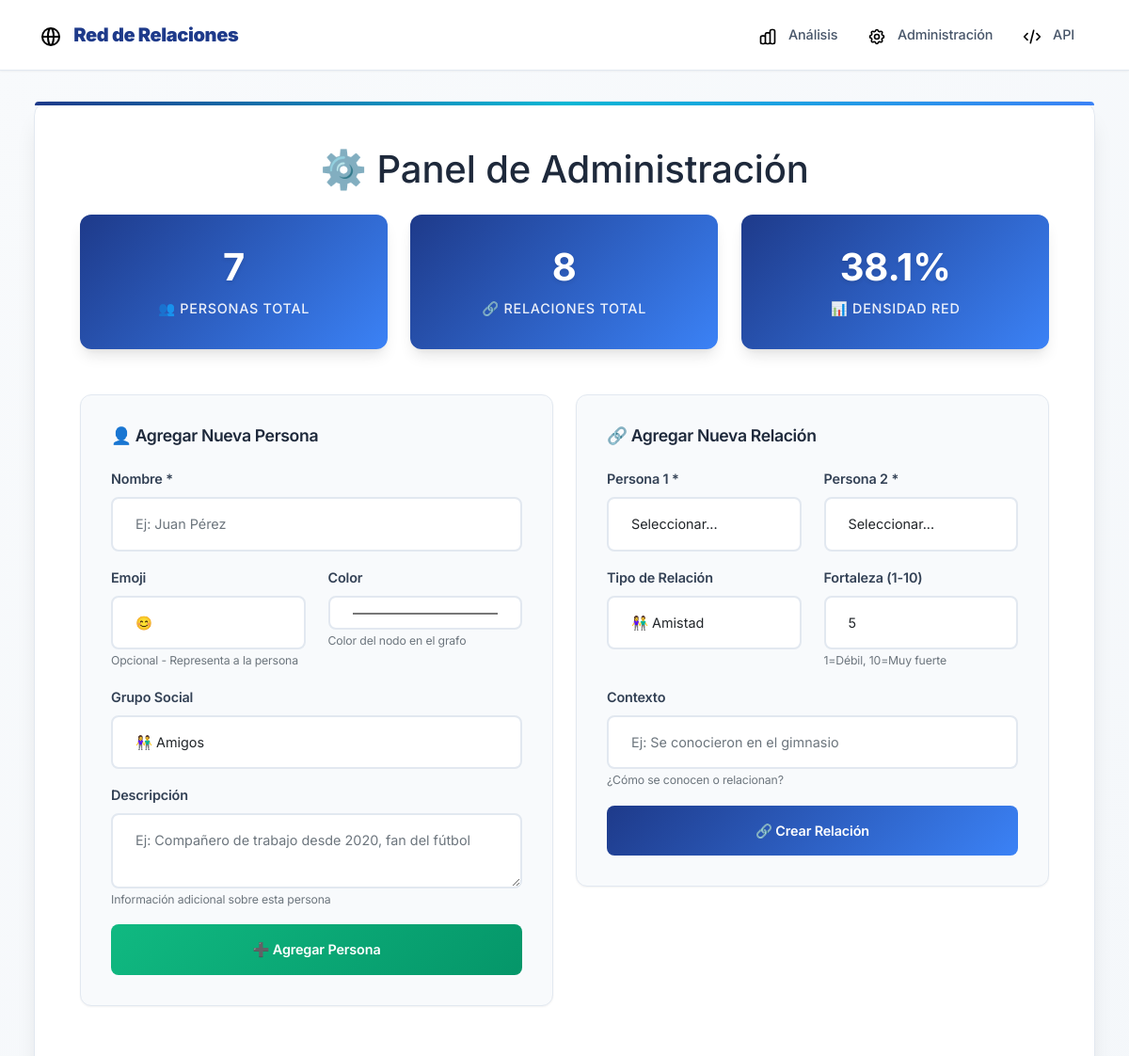
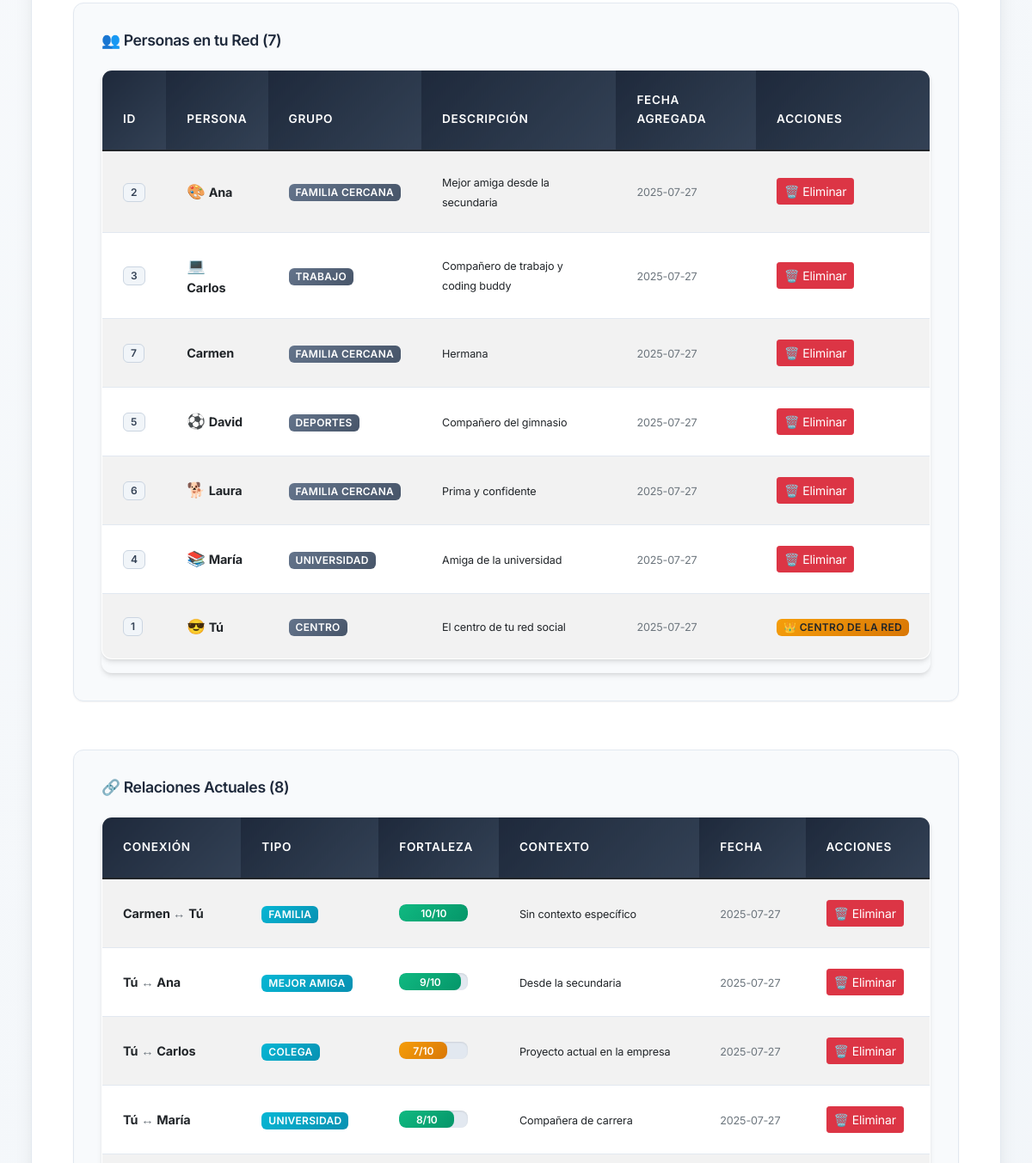
/admin (upper part), run on an earlier commit of the app's database (2 pictures, top to bottom).
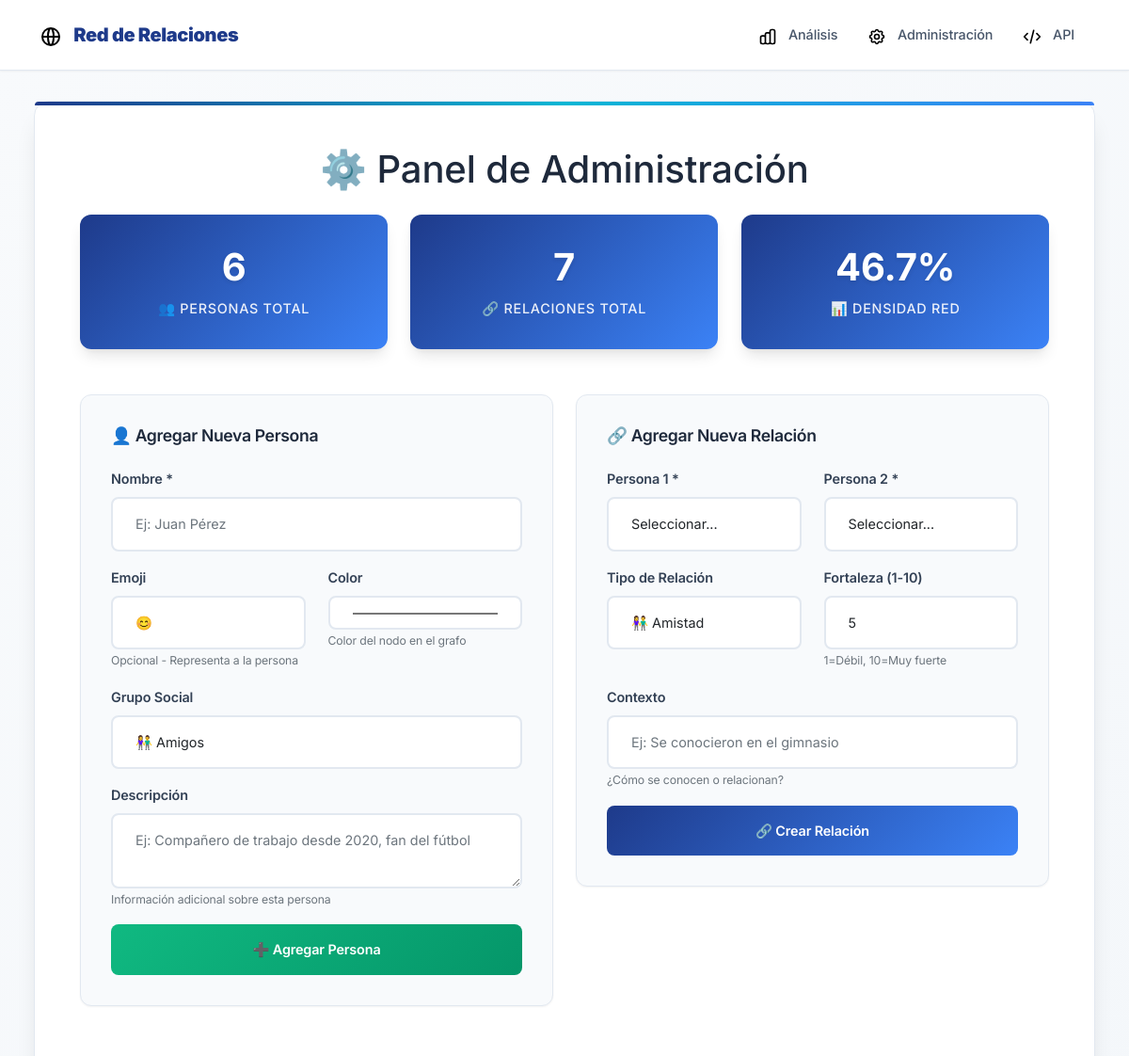
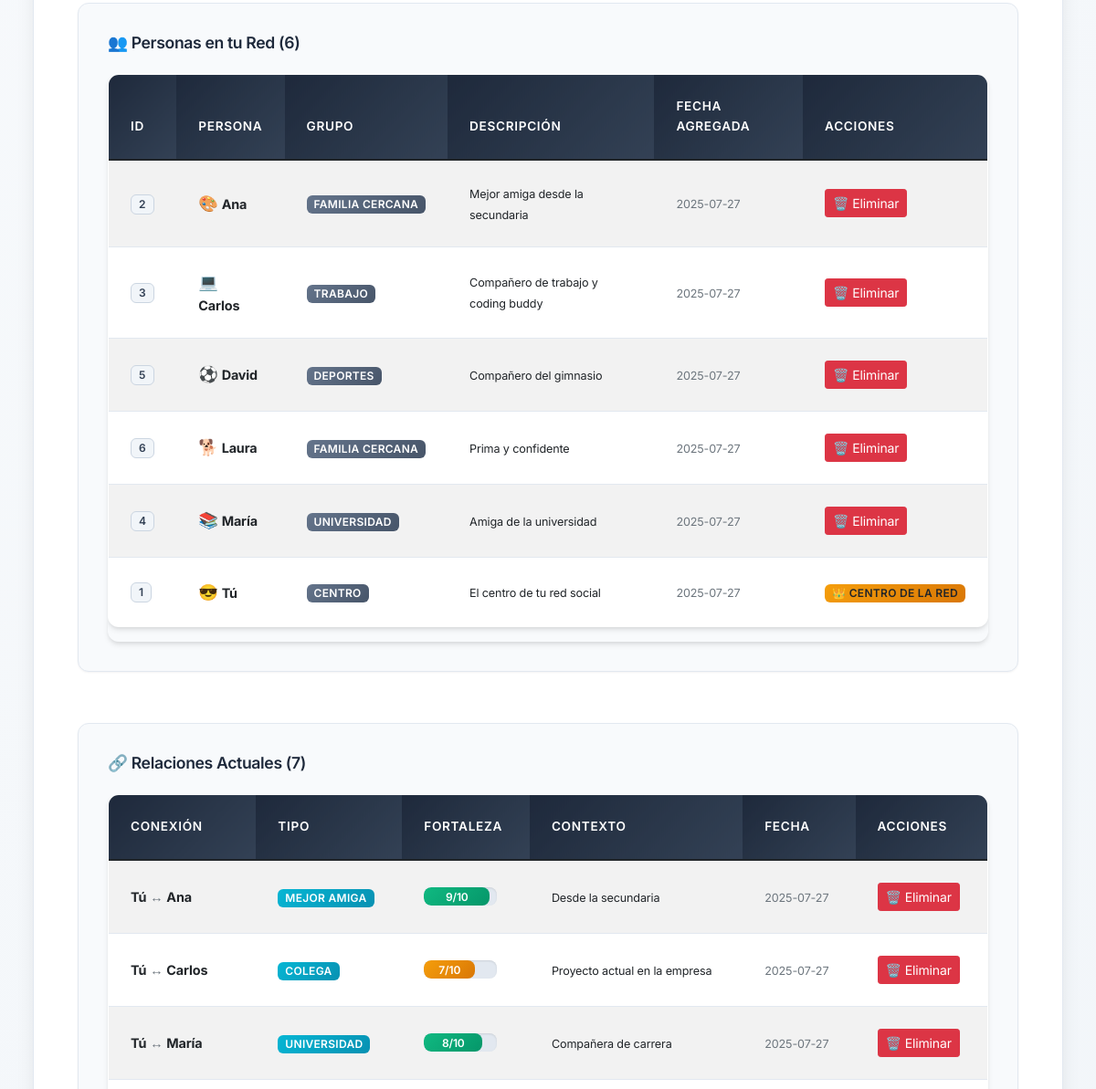
And on a later commit of the database (2 pictures, top to bottom).
### tables this page shows
CREATE TABLE personas (
            id INTEGER PRIMARY KEY AUTOINCREMENT,
            nombre TEXT NOT NULL UNIQUE,
            emoji TEXT DEFAULT '😊',
            grupo TEXT DEFAULT 'amigos',
            color TEXT DEFAULT '#4ecdc4',
            descripcion TEXT,
            fecha_creacion TIMESTAMP DEFAULT CURRENT_TIMESTAMP
        );

CREATE TABLE relaciones (
            id INTEGER PRIMARY KEY AUTOINCREMENT,
            persona1_id INTEGER,
            persona2_id INTEGER,
            tipo TEXT DEFAULT 'amistad',
            fortaleza INTEGER DEFAULT 5,
            contexto TEXT,
            fecha_creacion TIMESTAMP DEFAULT CURRENT_TIMESTAMP,
            FOREIGN KEY (persona1_id) REFERENCES personas (id),
            FOREIGN KEY (persona2_id) REFERENCES personas (id),
            UNIQUE(persona1_id, persona2_id)
        );

### app.py (the view)
@app.route('/admin')
def admin():
    conn = get_db_connection()
    personas = conn.execute('SELECT * FROM personas ORDER BY nombre').fetchall()
    relaciones = conn.execute('''
        SELECT r.*, p1.nombre as persona1_nombre, p2.nombre as persona2_nombre
        FROM relaciones r
        JOIN personas p1 ON r.persona1_id = p1.id
        JOIN personas p2 ON r.persona2_id = p2.id
        ORDER BY r.fecha_creacion DESC
    ''').fetchall()
    conn.close()
    return render_template('admin.html', personas=personas, relaciones=relaciones)

### app.py (called while the page is built)
def get_db_connection():
    conn = sqlite3.connect(DATABASE)
    conn.row_factory = sqlite3.Row
    return conn

### templates/admin.html (shortened to what this page needs)
{% extends "base.html" %}
{% block content %}
<div class="main-container">
    <h1 class="text-center mb-4">⚙️ Panel de Administración</h1>
    <div class="row mb-4">
        <div class="col-md-4">
            <div class="stats-card">
                <h3>{{ personas|length }}</h3>
                <p class="mb-0">👥 Personas Total</p>
            </div>
        </div>
        <div class="col-md-4">
            <div class="stats-card">
                <h3>{{ relaciones|length }}</h3>
                <p class="mb-0">🔗 Relaciones Total</p>
            </div>
        </div>
        <div class="col-md-4">
            <div class="stats-card">
                <h3>{{ ((relaciones|length / ((personas|length * (personas|length - 1)) / 2)) * 100)|round(1) if personas|length > 1 else 0 }}%</h3>
                <p class="mb-0">📊 Densidad Red</p>
            </div>
        </div>
    </div>
    <div class="row">
        <div class="col-md-6">
            <div class="admin-panel">
                <h4>👤 Agregar Nueva Persona</h4>
                <form method="POST" action="{{ url_for('agregar_persona') }}">
                    <div class="mb-3">
                        <label class="form-label">Nombre *</label>
                        <input type="text" class="form-control" name="nombre" required placeholder="Ej: Juan Pérez">
                    </div>
                    <div class="row">
                        <div class="col-md-6">
                            <label class="form-label">Emoji</label>
                            <input type="text" class="form-control" name="emoji" placeholder="😊" maxlength="2">
                            <small class="text-muted">Opcional - Representa a la persona</small>
                        </div>
                        <div class="col-md-6">
                            <label class="form-label">Color</label>
                            <input type="color" class="form-control" name="color" value="#4ecdc4">
                            <small class="text-muted">Color del nodo en el grafo</small>
                        </div>
                    </div>
                    <div class="mb-3 mt-3">
                        <label class="form-label">Grupo Social</label>
                        <select class="form-control" name="grupo">
                            <option value="amigos">👫 Amigos</option>
                        </select>
                    </div>
                    <div class="mb-3">
                        <label class="form-label">Descripción</label>
                        <textarea class="form-control" name="descripcion" rows="2" placeholder="Ej: Compañero de trabajo desde 2020, fan del fútbol"></textarea>
                        <small class="text-muted">Información adicional sobre esta persona</small>
                    </div>
                    <button type="submit" class="btn btn-success btn-custom w-100">➕ Agregar Persona</button>
                </form>
            </div>
        </div>
        <div class="col-md-6">
            <div class="admin-panel">
                <h4>🔗 Agregar Nueva Relación</h4>
                <form method="POST" action="{{ url_for('agregar_relacion') }}">
                    <div class="row">
                        <div class="col-md-6">
                            <label class="form-label">Persona 1 *</label>
                            <select class="form-control" name="persona1_id" required>
                                <option value="">Seleccionar...</option>
                            </select>
                        </div>
                        <div class="col-md-6">
                            <label class="form-label">Persona 2 *</label>
                            <select class="form-control" name="persona2_id" required>
                                <option value="">Seleccionar...</option>
                            </select>
                        </div>
                    </div>
                    <div class="row mt-3">
                        <div class="col-md-6">
                            <label class="form-label">Tipo de Relación</label>
                            <select class="form-control" name="tipo">
                                <option value="amistad">👫 Amistad</option>
                            </select>
                        </div>
                        <div class="col-md-6">
                            <label class="form-label">Fortaleza (1-10)</label>
                            <input type="number" class="form-control" name="fortaleza" min="1" max="10" value="5">
                            <small class="text-muted">1=Débil, 10=Muy fuerte</small>
                        </div>
                    </div>
                    <div class="mb-3 mt-3">
                        <label class="form-label">Contexto</label>
                        <input type="text" class="form-control" name="contexto" placeholder="Ej: Se conocieron en el gimnasio">
                        <small class="text-muted">¿Cómo se conocen o relacionan?</small>
                    </div>
                    <button type="submit" class="btn btn-primary btn-custom w-100">🔗 Crear Relación</button>
                </form>
            </div>
        </div>
    </div>
    <div class="row mt-4">
        <div class="col-12">
            <div class="admin-panel">
                <h4>👥 Personas en tu Red ({{ personas|length }})</h4>
                <div class="table-responsive">
                    <table class="table table-striped table-hover">
                        <thead class="table-dark">
                            <tr>
                                <th>ID</th>
                                <th>Persona</th>
                                <th>Grupo</th>
                                <th>Descripción</th>
                                <th>Fecha Agregada</th>
                                <th>Acciones</th>
                            </tr>
                        </thead>
                        <tbody>
                            {% for persona in personas %}
                            <tr>
                                <td><span class="badge bg-light text-dark">{{ persona.id }}</span></td>
                                <td>
                                    <span style="color: {{ persona.color }}; font-size: 1.2em;">{{ persona.emoji }}</span>
                                    <strong>{{ persona.nombre }}</strong>
                                </td>
                                <td>
                                    <span class="badge bg-secondary">{{ persona.grupo.replace('_', ' ').title() }}</span>
                                </td>
                                <td>
                                    <small>{{ persona.descripcion or 'Sin descripción' }}</small>
                                </td>
                                <td>
                                    <small class="text-muted">{{ persona.fecha_creacion[:10] if persona.fecha_creacion else 'N/A' }}</small>
                                </td>
                                <td>
                                    {% if persona.nombre != 'Tú' %}
                                    <a href="{{ url_for('eliminar_persona', persona_id=persona.id) }}"
                                       class="btn btn-sm btn-danger"
                                       onclick="return confirm('¿Estás seguro de eliminar a {{ persona.nombre }}? Se eliminarán también todas sus relaciones.')">
                                       🗑️ Eliminar
                                    </a>
                                    {% else %}
                                    <span class="badge bg-warning text-dark">👑 Centro de la Red</span>
                                    {% endif %}
                                </td>
                            </tr>
                            {% endfor %}
                        </tbody>
                    </table>
                </div>
            </div>
        </div>
    </div>
    <div class="row mt-4">
        <div class="col-12">
            <div class="admin-panel">
                <h4>🔗 Relaciones Actuales ({{ relaciones|length }})</h4>
                <div class="table-responsive">
                    <table class="table table-striped table-hover">
                        <thead class="table-dark">
                            <tr>
                                <th>Conexión</th>
                                <th>Tipo</th>
                                <th>Fortaleza</th>
                                <th>Contexto</th>
                                <th>Fecha</th>
                                <th>Acciones</th>
                            </tr>
                        </thead>
                        <tbody>
                            {% for relacion in relaciones %}
                            <tr>
                                <td>
                                    <strong>{{ relacion.persona1_nombre }}</strong>
                                    <span class="text-muted">↔</span>
                                    <strong>{{ relacion.persona2_nombre }}</strong>
                                </td>
                                <td>
                                    <span class="badge bg-info">{{ relacion.tipo.replace('_', ' ').title() }}</span>
                                </td>
                                <td>
                                    <div class="progress" style="height: 20px; width: 80px;">
                                        <div class="progress-bar{% if relacion.fortaleza >= 8 %} bg-success{% elif relacion.fortaleza >= 6 %} bg-warning{% elif relacion.fortaleza >= 4 %} bg-info{% else %} bg-secondary{% endif %}"
                                            style="width: {{ relacion.fortaleza * 10 }}%;">
                                            {{ relacion.fortaleza }}/10
                                        </div>
                                    </div>
                                </td>
                                <td>
                                    <small>{{ relacion.contexto or 'Sin contexto específico' }}</small>
                                </td>
                                <td>
                                    <small class="text-muted">{{ relacion.fecha_creacion[:10] if relacion.fecha_creacion else 'N/A' }}</small>
                                </td>
                                <td>
                                    <a href="{{ url_for('eliminar_relacion', relacion_id=relacion.id) }}"
                                       class="btn btn-sm btn-danger"
                                       onclick="return confirm('¿Eliminar la relación entre {{ relacion.persona1_nombre }} y {{ relacion.persona2_nombre }}?')">
                                       🗑️ Eliminar
                                    </a>
                                </td>
                            </tr>
                            {% endfor %}
                        </tbody>
                    </table>
                </div>
            </div>
        </div>
    </div>
</div>
{% endblock %}

### templates/base.html (shortened to what this page needs)
<!DOCTYPE html>
<html lang="es">
<head>
    <link href="https://cdn.jsdelivr.net/npm/bootstrap@5.1.3/dist/css/bootstrap.min.css" rel="stylesheet">
    <link rel="stylesheet" type="text/css" href="{{ url_for('static', filename='css/base.css') }}">
    <link rel="stylesheet" type="text/css" href="{{ url_for('static', filename='css/baseiconos.css') }}">
    <link rel="stylesheet" type="text/css" href="https://unpkg.com/vis-network/standalone/umd/vis-network.min.css" />
</head>
<body>
    <nav class="navbar navbar-expand-lg navbar-light navbar-custom">
        <div class="container">
            <a class="navbar-brand" href="{{ url_for('index') }}">
                <i class="icon icon-network icon-lg"></i>
                <strong>Red de Relaciones</strong>
            </a>
            <div class="navbar-nav ms-auto">
                <a class="nav-link" href="{{ url_for('index') }}">
                    <i class="icon icon-chart"></i>
                    Análisis
                </a>
                <a class="nav-link" href="{{ url_for('admin') }}">
                    <i class="icon icon-settings"></i>
                    Administración
                </a>
                <a class="nav-link" href="/api/grafo" target="_blank">
                    <i class="icon icon-code"></i>
                    API
                </a>
            </div>
        </div>
    </nav>
    <div class="container-fluid">
        {% block content %}{% endblock %}
    </div>
</body>
</html>

What changed in the data, as far as the page shows it:
removed personas: id "7", nombre "Carmen", grupo.replace "FAMILIA CERCANA", descripcion "Hermana", fecha_creacion "2025-07-27"
removed relaciones: persona1_nombre "Carmen", persona2_nombre "Tú", tipo.replace "FAMILIA", fortaleza "10", contexto "Sin contexto específico", fecha_creacion "2025-07-27"
Also different on the page:
{{ personas|length }}: "7" → "6"
{{ relaciones|length }}: "8" → "7"
text no longer shown: "38.1"
text now shown: "46.7"
